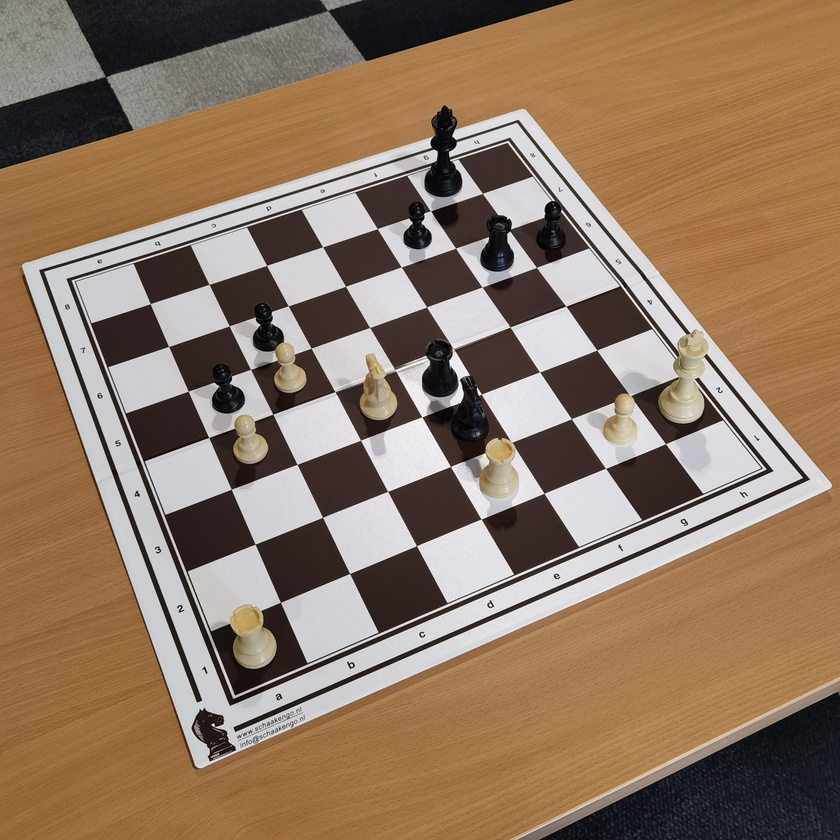
#> input picture images/1.jpg, 840 x 840 px, shrunk from 3072 x 3072 before the run
$ python -i test.py   (imports and definitions only)   (older library calls are emulated)
#> lines starting #> are read from the running program, lines starting #| are printed output that depends on the picture; after the words box and inside, x2 and y2 are one past the last pixel; in counts of white or black regions, pixels touching at a corner belong together
import cv2
import numpy as np
import os
import json


imagesDir = './'
outputDir = './output_images/'


# [2 lines not run here, left out]

def json_to_path(json_file):
    path_list = []
    with open(json_file, 'r') as f:
        data = json.load(f)

        for row in data["images"]:
            p = row["path"]
            path_list.append(p)

    return path_list

def transform_image(img, output_name):

#> called with img = 'images/1.jpg', output_name = 'out.png'
    img = cv2.imread(img)
#> img is the input picture: shape (840, 840, 3); mean B, G, R 99.6, 120.4, 144.5
    gray_img = cv2.cvtColor(img, cv2.COLOR_BGR2GRAY)
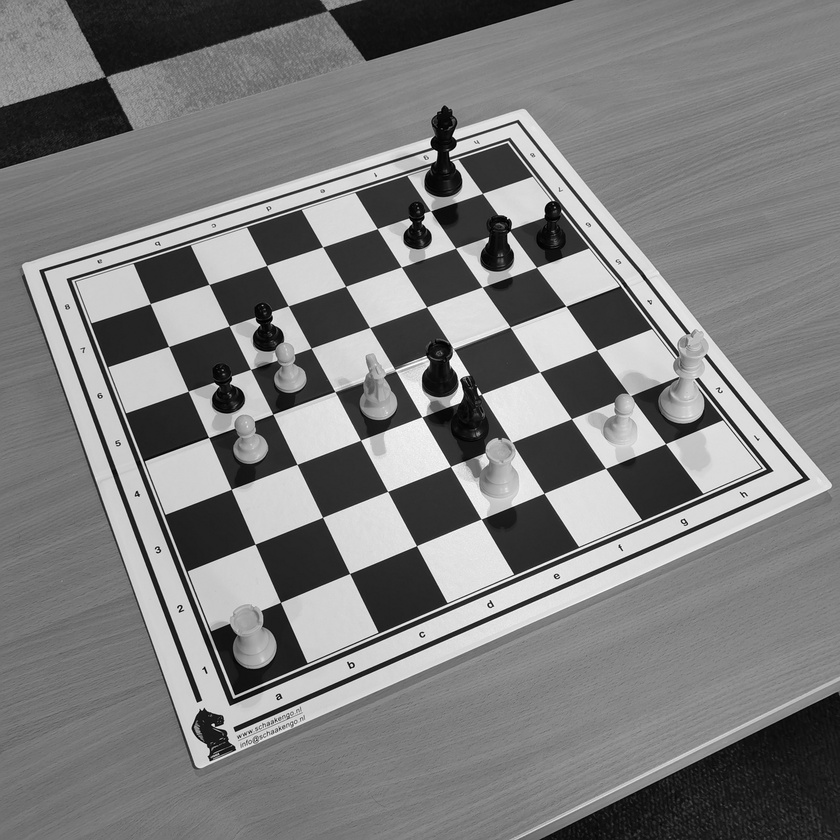
#> gray_img: shape (840, 840); min 0, max 255, mean 125.2

    gaussian_blur = cv2.GaussianBlur(gray_img, (5, 5), 0)
    sobel_x = cv2.Sobel(gaussian_blur, cv2.CV_64F, 1, 0, ksize=3)

    sobel_y = cv2.Sobel(gaussian_blur, cv2.CV_64F, 0, 1, ksize=3)
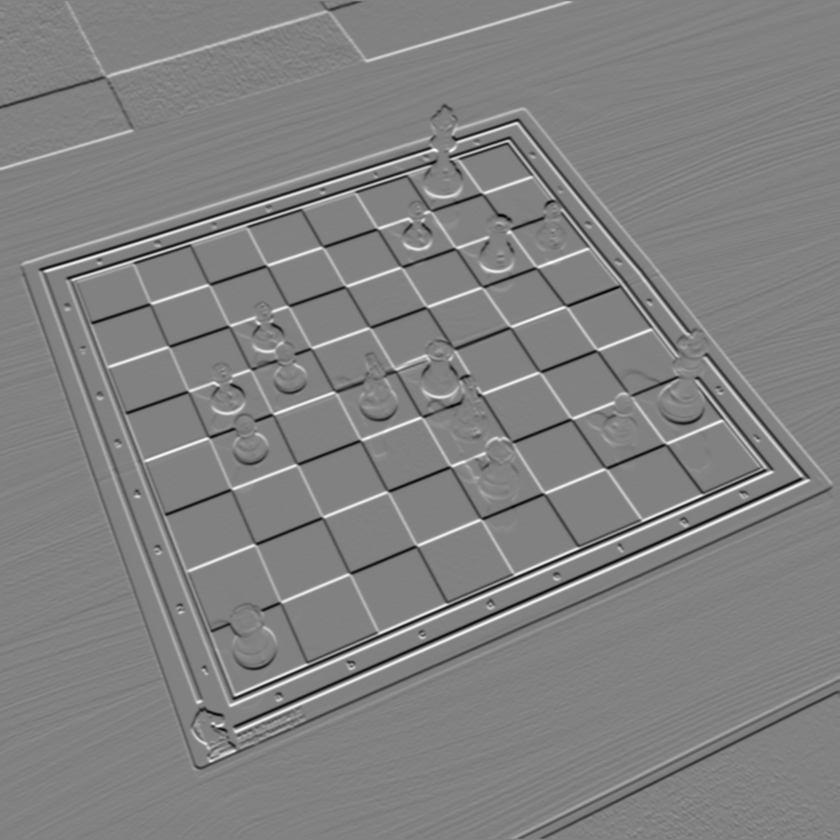
#> sobel_y: shape (840, 840) float64; min -503, max 487, mean 0.2; drawn with min black and max white


    sobel_edges = cv2.magnitude(sobel_x, sobel_y)


    sobel_edges = cv2.convertScaleAbs(sobel_edges)


    ret, otsu_binary = cv2.threshold(sobel_edges, 0, 255, cv2.THRESH_BINARY + cv2.THRESH_OTSU)
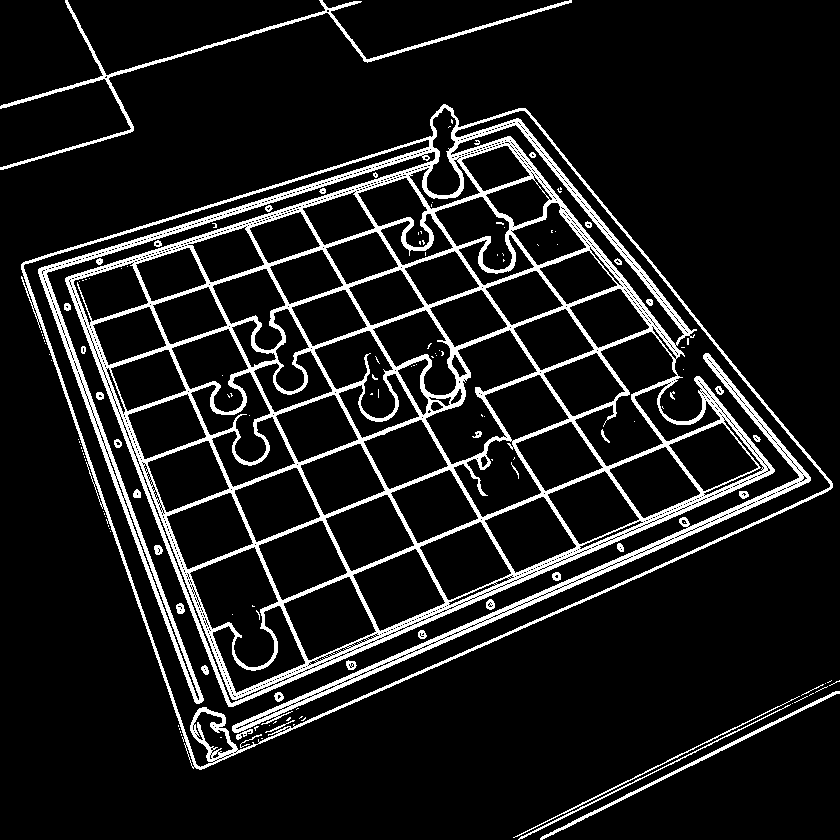
#> otsu_binary: shape (840, 840); 10.7% white; 138 white regions (100 under 20 px), largest, box (x1, y1, x2, y2) and area: (21, 104, 833, 770) 61919, (232, 353, 811, 740) 6246, (0, 0, 572, 170) 3145
#> ret = 117


    kernel = np.ones((7, 7), np.uint8)
    img_dilation = cv2.dilate(otsu_binary, kernel, iterations=1)
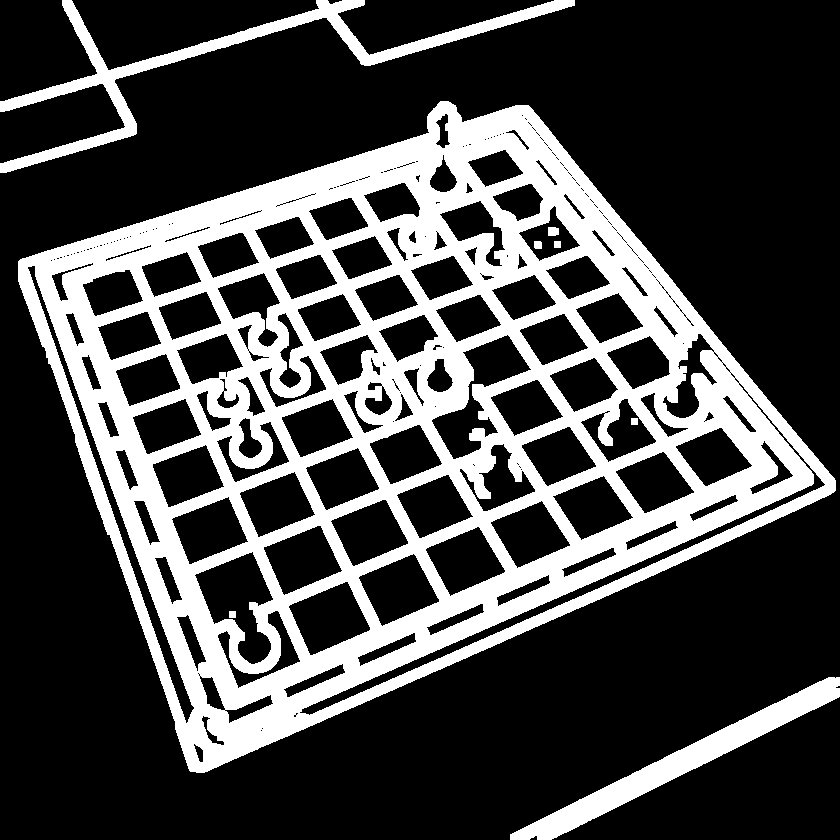
#> img_dilation: shape (840, 840); 28.1% white; 8 white regions, largest, box (x1, y1, x2, y2) and area: (18, 101, 836, 773) 179887, (0, 0, 575, 173) 10109, (510, 677, 840, 840) 8141

    lines = cv2.HoughLinesP(img_dilation, 1, np.pi / 180, threshold=200, minLineLength=100, maxLineGap=50)
#> lines = 330 rows, first 6: [182, 750, 822, 465], [174, 719, 818, 459], [192, 771, 835, 485], [195, 771, 835, 486], [190, 770, 835, 483], [204, 772, 833, 492]

    if lines is not None:
        for i, line in enumerate(lines):
            x1, y1, x2, y2 = line[0]

            cv2.line(img_dilation, (x1, y1), (x2, y2), (255, 255, 255), 2)
#> this loop made 330 passes
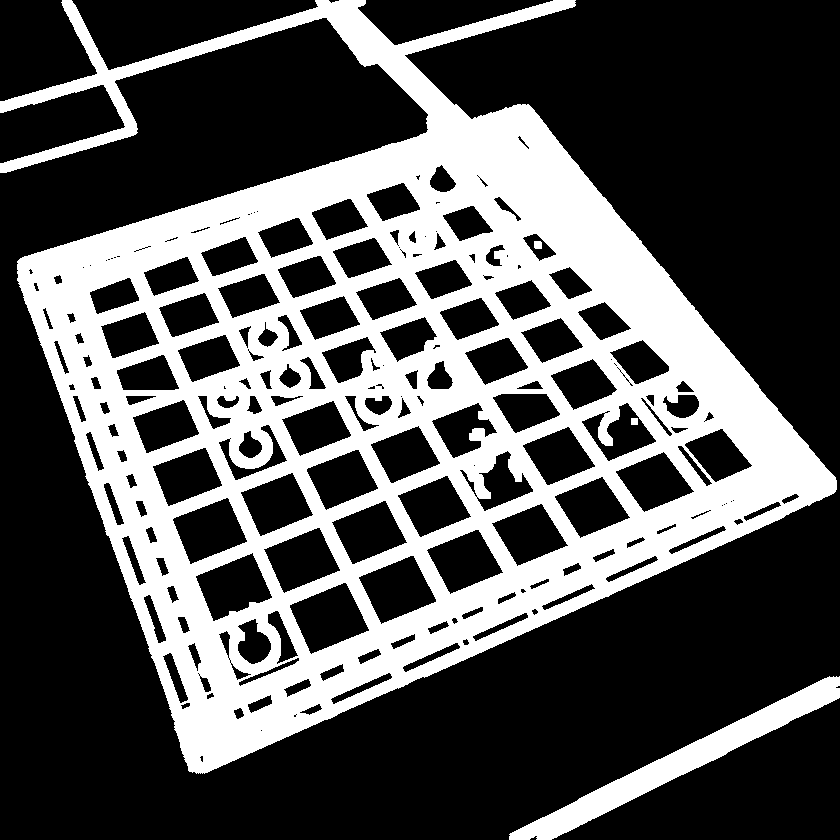
#> img_dilation: shape (840, 840); 32.9% white; 4 white regions, box (x1, y1, x2, y2) and area: (0, 0, 837, 774) 223814, (509, 676, 840, 840) 8509, (534, 241, 542, 249) 62, (631, 418, 638, 425) 49

    kernel = np.ones((3, 3), np.uint8)
    img_dilation_2 = cv2.dilate(img_dilation, kernel, iterations=1)
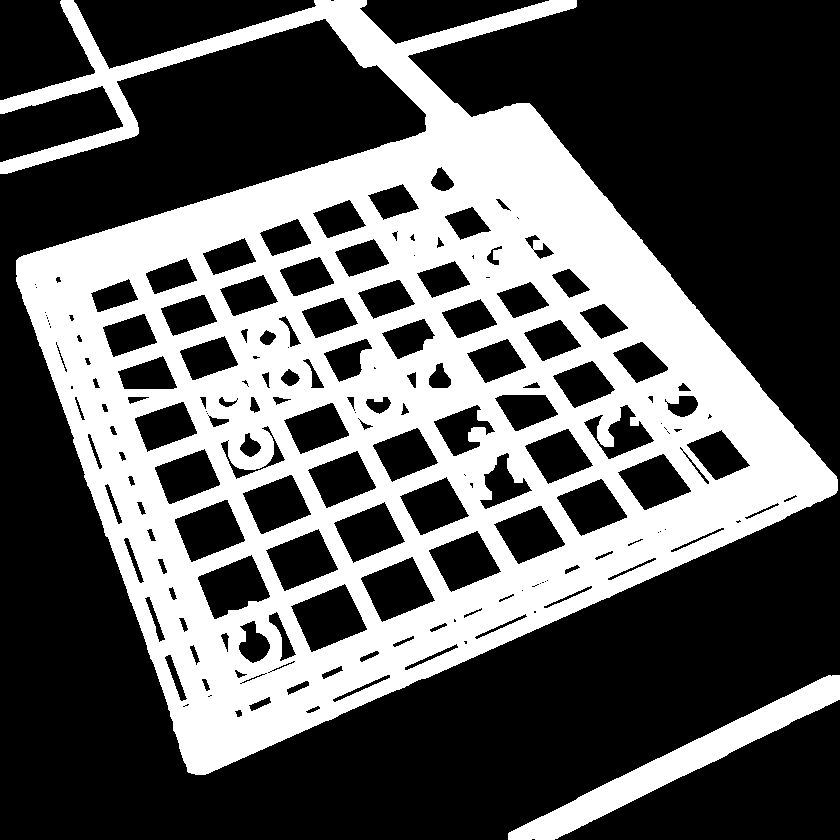
#> img_dilation_2: shape (840, 840); 36.6% white; 2 white regions, box (x1, y1, x2, y2) and area: (0, 0, 838, 775) 248685, (508, 675, 840, 840) 9460


    output_path = os.path.join(outputDir, output_name)
    cv2.imwrite(output_path, img_dilation_2)
    print(f"Imagem salva em: {output_path}")

def read_images(paths):
    for i, p in enumerate(paths):

        output_name = f"output_image_{i + 1}.png"
        transform_image(p, output_name)


# [1 line that did not run here, left out]
# [1 line not run here, left out]

>>> result = transform_image('images/1.jpg', 'out.png')
